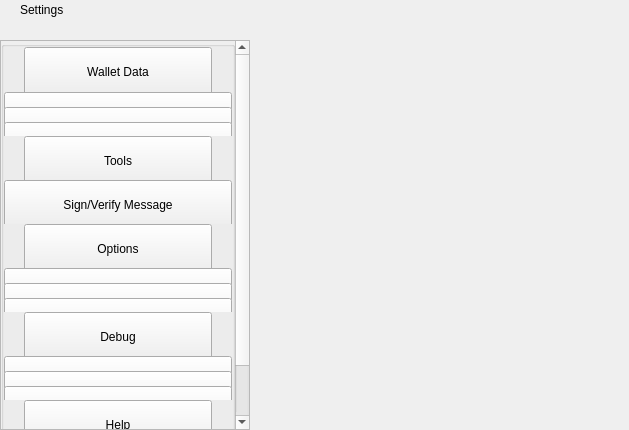
<?xml version="1.0" encoding="UTF-8"?>
<ui version="4.0">
 <class>SettingsWidget</class>
 <widget class="QWidget" name="SettingsWidget">
  <property name="geometry">
   <rect>
    <x>0</x>
    <y>0</y>
    <width>629</width>
    <height>430</height>
   </rect>
  </property>
  <property name="windowTitle">
   <string>Form</string>
  </property>
  <layout class="QHBoxLayout" name="horizontalLayout" stretch="1,2">
   <property name="spacing">
    <number>0</number>
   </property>
   <property name="leftMargin">
    <number>0</number>
   </property>
   <property name="topMargin">
    <number>0</number>
   </property>
   <property name="rightMargin">
    <number>0</number>
   </property>
   <property name="bottomMargin">
    <number>0</number>
   </property>
   <item>
    <widget class="QWidget" name="left" native="true">
     <property name="minimumSize">
      <size>
       <width>250</width>
       <height>0</height>
      </size>
     </property>
     <layout class="QVBoxLayout" name="verticalLayout">
      <property name="leftMargin">
       <number>0</number>
      </property>
      <property name="topMargin">
       <number>0</number>
      </property>
      <property name="rightMargin">
       <number>0</number>
      </property>
      <property name="bottomMargin">
       <number>0</number>
      </property>
      <item>
       <layout class="QVBoxLayout" name="verticalLayout_1">
        <property name="spacing">
         <number>0</number>
        </property>
        <item>
         <widget class="QWidget" name="titleMenuList" native="true">
          <property name="maximumSize">
           <size>
            <width>16777215</width>
            <height>30</height>
           </size>
          </property>
          <layout class="QHBoxLayout" name="horizontalLayout_1">
           <property name="spacing">
            <number>0</number>
           </property>
           <property name="leftMargin">
            <number>20</number>
           </property>
           <property name="topMargin">
            <number>0</number>
           </property>
           <property name="rightMargin">
            <number>20</number>
           </property>
           <property name="bottomMargin">
            <number>0</number>
           </property>
           <item>
            <widget class="QLabel" name="labelTitle">
             <property name="text">
              <string>Settings</string>
             </property>
            </widget>
           </item>
           <item>
            <spacer name="horizontalSpacer">
             <property name="orientation">
              <enum>Qt::Horizontal</enum>
             </property>
             <property name="sizeHint" stdset="0">
              <size>
               <width>40</width>
               <height>20</height>
              </size>
             </property>
            </spacer>
           </item>
          </layout>
         </widget>
        </item>
        <item>
         <spacer name="verticalSpacer_2">
          <property name="orientation">
           <enum>Qt::Vertical</enum>
          </property>
          <property name="sizeType">
           <enum>QSizePolicy::Fixed</enum>
          </property>
          <property name="sizeHint" stdset="0">
           <size>
            <width>20</width>
            <height>20</height>
           </size>
          </property>
         </spacer>
        </item>
        <item>
         <layout class="QVBoxLayout" name="verticalLayout_2">
          <item>
           <widget class="QScrollArea" name="scrollArea">
            <property name="sizePolicy">
             <sizepolicy hsizetype="Expanding" vsizetype="MinimumExpanding">
              <horstretch>0</horstretch>
              <verstretch>0</verstretch>
             </sizepolicy>
            </property>
            <property name="styleSheet">
             <string notr="true"/>
            </property>
            <property name="horizontalScrollBarPolicy">
             <enum>Qt::ScrollBarAlwaysOff</enum>
            </property>
            <property name="sizeAdjustPolicy">
             <enum>QAbstractScrollArea::AdjustIgnored</enum>
            </property>
            <property name="widgetResizable">
             <bool>true</bool>
            </property>
            <property name="alignment">
             <set>Qt::AlignLeading|Qt::AlignLeft|Qt::AlignTop</set>
            </property>
            <widget class="QWidget" name="scrollAreaWidgetContents">
             <property name="geometry">
              <rect>
               <x>0</x>
               <y>-68</y>
               <width>230</width>
               <height>452</height>
              </rect>
             </property>
             <property name="sizePolicy">
              <sizepolicy hsizetype="Preferred" vsizetype="MinimumExpanding">
               <horstretch>0</horstretch>
               <verstretch>0</verstretch>
              </sizepolicy>
             </property>
             <property name="maximumSize">
              <size>
               <width>16777215</width>
               <height>650</height>
              </size>
             </property>
             <property name="autoFillBackground">
              <bool>true</bool>
             </property>
             <layout class="QVBoxLayout" name="verticalLayout_3">
              <property name="spacing">
               <number>0</number>
              </property>
              <property name="sizeConstraint">
               <enum>QLayout::SetDefaultConstraint</enum>
              </property>
              <property name="leftMargin">
               <number>0</number>
              </property>
              <property name="topMargin">
               <number>0</number>
              </property>
              <property name="rightMargin">
               <number>0</number>
              </property>
              <property name="bottomMargin">
               <number>0</number>
              </property>
              <item>
               <layout class="QVBoxLayout" name="verticalLayout_4">
                <property name="spacing">
                 <number>0</number>
                </property>
                <item alignment="Qt::AlignTop">
                 <widget class="QGroupBox" name="groupBox">
                  <property name="sizePolicy">
                   <sizepolicy hsizetype="Preferred" vsizetype="MinimumExpanding">
                    <horstretch>0</horstretch>
                    <verstretch>0</verstretch>
                   </sizepolicy>
                  </property>
                  <property name="maximumSize">
                   <size>
                    <width>16777215</width>
                    <height>450</height>
                   </size>
                  </property>
                  <property name="title">
                   <string/>
                  </property>
                  <layout class="QVBoxLayout" name="verticalLayout_5">
                   <property name="spacing">
                    <number>0</number>
                   </property>
                   <property name="leftMargin">
                    <number>0</number>
                   </property>
                   <property name="topMargin">
                    <number>0</number>
                   </property>
                   <property name="rightMargin">
                    <number>0</number>
                   </property>
                   <property name="bottomMargin">
                    <number>0</number>
                   </property>
                   <item>
                    <widget class="QWidget" name="menuFileContainer" native="true">
                     <property name="maximumSize">
                      <size>
                       <width>16777215</width>
                       <height>160</height>
                      </size>
                     </property>
                     <layout class="QHBoxLayout" name="horizontalLayout_2">
                      <property name="spacing">
                       <number>0</number>
                      </property>
                      <property name="leftMargin">
                       <number>20</number>
                      </property>
                      <property name="topMargin">
                       <number>0</number>
                      </property>
                      <property name="rightMargin">
                       <number>20</number>
                      </property>
                      <property name="bottomMargin">
                       <number>0</number>
                      </property>
                      <item alignment="Qt::AlignTop">
                       <widget class="QPushButton" name="pushButtonFile">
                        <property name="minimumSize">
                         <size>
                          <width>0</width>
                          <height>50</height>
                         </size>
                        </property>
                        <property name="maximumSize">
                         <size>
                          <width>16777215</width>
                          <height>50</height>
                         </size>
                        </property>
                        <property name="focusPolicy">
                         <enum>Qt::NoFocus</enum>
                        </property>
                        <property name="text">
                         <string>Wallet Data</string>
                        </property>
                        <property name="checkable">
                         <bool>true</bool>
                        </property>
                        <property name="autoExclusive">
                         <bool>false</bool>
                        </property>
                       </widget>
                      </item>
                     </layout>
                    </widget>
                   </item>
                   <item>
                    <widget class="QWidget" name="fileButtonsWidget" native="true">
                     <property name="maximumSize">
                      <size>
                       <width>16777215</width>
                       <height>165</height>
                      </size>
                     </property>
                     <layout class="QVBoxLayout" name="verticalLayout_6">
                      <property name="spacing">
                       <number>0</number>
                      </property>
                      <property name="leftMargin">
                       <number>0</number>
                      </property>
                      <property name="topMargin">
                       <number>0</number>
                      </property>
                      <property name="rightMargin">
                       <number>0</number>
                      </property>
                      <property name="bottomMargin">
                       <number>0</number>
                      </property>
                      <item>
                       <widget class="QPushButton" name="pushButtonFile2">
                        <property name="minimumSize">
                         <size>
                          <width>0</width>
                          <height>50</height>
                         </size>
                        </property>
                        <property name="maximumSize">
                         <size>
                          <width>16777215</width>
                          <height>50</height>
                         </size>
                        </property>
                        <property name="focusPolicy">
                         <enum>Qt::NoFocus</enum>
                        </property>
                        <property name="text">
                         <string>Wallet</string>
                        </property>
                        <property name="checkable">
                         <bool>true</bool>
                        </property>
                        <property name="autoExclusive">
                         <bool>false</bool>
                        </property>
                       </widget>
                      </item>
                      <item>
                       <widget class="QPushButton" name="pushButtonFile3">
                        <property name="minimumSize">
                         <size>
                          <width>0</width>
                          <height>50</height>
                         </size>
                        </property>
                        <property name="maximumSize">
                         <size>
                          <width>16777215</width>
                          <height>50</height>
                         </size>
                        </property>
                        <property name="focusPolicy">
                         <enum>Qt::NoFocus</enum>
                        </property>
                        <property name="text">
                         <string>Multisend</string>
                        </property>
                        <property name="checkable">
                         <bool>true</bool>
                        </property>
                        <property name="autoExclusive">
                         <bool>false</bool>
                        </property>
                       </widget>
                      </item>
                      <item>
                       <widget class="QPushButton" name="pushButtonExportCsv">
                        <property name="minimumSize">
                         <size>
                          <width>0</width>
                          <height>50</height>
                         </size>
                        </property>
                        <property name="maximumSize">
                         <size>
                          <width>16777215</width>
                          <height>50</height>
                         </size>
                        </property>
                        <property name="focusPolicy">
                         <enum>Qt::NoFocus</enum>
                        </property>
                        <property name="text">
                         <string>Export Accounting</string>
                        </property>
                        <property name="checkable">
                         <bool>true</bool>
                        </property>
                        <property name="autoExclusive">
                         <bool>false</bool>
                        </property>
                       </widget>
                      </item>
                     </layout>
                    </widget>
                   </item>
                   <item>
                    <widget class="QWidget" name="menuToolsContainer" native="true">
                     <property name="maximumSize">
                      <size>
                       <width>16777215</width>
                       <height>160</height>
                      </size>
                     </property>
                     <layout class="QHBoxLayout" name="horizontalLayout_3">
                      <property name="spacing">
                       <number>0</number>
                      </property>
                      <property name="leftMargin">
                       <number>20</number>
                      </property>
                      <property name="topMargin">
                       <number>0</number>
                      </property>
                      <property name="rightMargin">
                       <number>20</number>
                      </property>
                      <property name="bottomMargin">
                       <number>0</number>
                      </property>
                      <item alignment="Qt::AlignTop">
                       <widget class="QPushButton" name="pushButtonConfiguration">
                        <property name="minimumSize">
                         <size>
                          <width>0</width>
                          <height>50</height>
                         </size>
                        </property>
                        <property name="maximumSize">
                         <size>
                          <width>16777215</width>
                          <height>50</height>
                         </size>
                        </property>
                        <property name="focusPolicy">
                         <enum>Qt::NoFocus</enum>
                        </property>
                        <property name="text">
                         <string>Tools</string>
                        </property>
                        <property name="checkable">
                         <bool>true</bool>
                        </property>
                        <property name="autoExclusive">
                         <bool>false</bool>
                        </property>
                       </widget>
                      </item>
                     </layout>
                    </widget>
                   </item>
                   <item>
                    <widget class="QWidget" name="configurationButtonsWidget" native="true">
                     <property name="maximumSize">
                      <size>
                       <width>16777215</width>
                       <height>105</height>
                      </size>
                     </property>
                     <layout class="QVBoxLayout" name="verticalLayout_7">
                      <property name="spacing">
                       <number>0</number>
                      </property>
                      <property name="leftMargin">
                       <number>0</number>
                      </property>
                      <property name="topMargin">
                       <number>0</number>
                      </property>
                      <property name="rightMargin">
                       <number>0</number>
                      </property>
                      <property name="bottomMargin">
                       <number>0</number>
                      </property>
                      <item>
                       <widget class="QPushButton" name="pushButtonConfiguration4">
                        <property name="minimumSize">
                         <size>
                          <width>0</width>
                          <height>50</height>
                         </size>
                        </property>
                        <property name="maximumSize">
                         <size>
                          <width>16777215</width>
                          <height>50</height>
                         </size>
                        </property>
                        <property name="focusPolicy">
                         <enum>Qt::NoFocus</enum>
                        </property>
                        <property name="text">
                         <string>Sign/Verify Message</string>
                        </property>
                        <property name="checkable">
                         <bool>true</bool>
                        </property>
                        <property name="autoExclusive">
                         <bool>false</bool>
                        </property>
                       </widget>
                      </item>
                     </layout>
                    </widget>
                   </item>
                   <item>
                    <layout class="QHBoxLayout" name="horizontalLayout_4">
                     <property name="spacing">
                      <number>0</number>
                     </property>
                     <property name="leftMargin">
                      <number>20</number>
                     </property>
                     <property name="rightMargin">
                      <number>20</number>
                     </property>
                     <item alignment="Qt::AlignTop">
                      <widget class="QPushButton" name="pushButtonOptions">
                       <property name="minimumSize">
                        <size>
                         <width>0</width>
                         <height>50</height>
                        </size>
                       </property>
                       <property name="maximumSize">
                        <size>
                         <width>16777215</width>
                         <height>50</height>
                        </size>
                       </property>
                       <property name="focusPolicy">
                        <enum>Qt::NoFocus</enum>
                       </property>
                       <property name="text">
                        <string>Options</string>
                       </property>
                       <property name="checkable">
                        <bool>true</bool>
                       </property>
                       <property name="autoExclusive">
                        <bool>false</bool>
                       </property>
                      </widget>
                     </item>
                    </layout>
                   </item>
                   <item>
                    <widget class="QWidget" name="optionsButtonsWidget" native="true">
                     <property name="maximumSize">
                      <size>
                       <width>16777215</width>
                       <height>160</height>
                      </size>
                     </property>
                     <layout class="QVBoxLayout" name="verticalLayout_8">
                      <property name="spacing">
                       <number>0</number>
                      </property>
                      <property name="leftMargin">
                       <number>0</number>
                      </property>
                      <property name="topMargin">
                       <number>0</number>
                      </property>
                      <property name="rightMargin">
                       <number>0</number>
                      </property>
                      <property name="bottomMargin">
                       <number>0</number>
                      </property>
                      <item>
                       <widget class="QPushButton" name="pushButtonOptions1">
                        <property name="minimumSize">
                         <size>
                          <width>0</width>
                          <height>50</height>
                         </size>
                        </property>
                        <property name="maximumSize">
                         <size>
                          <width>16777215</width>
                          <height>50</height>
                         </size>
                        </property>
                        <property name="focusPolicy">
                         <enum>Qt::NoFocus</enum>
                        </property>
                        <property name="text">
                         <string>Main</string>
                        </property>
                        <property name="checkable">
                         <bool>true</bool>
                        </property>
                        <property name="checked">
                         <bool>false</bool>
                        </property>
                        <property name="autoExclusive">
                         <bool>false</bool>
                        </property>
                       </widget>
                      </item>
                      <item>
                       <widget class="QPushButton" name="pushButtonOptions2">
                        <property name="minimumSize">
                         <size>
                          <width>0</width>
                          <height>50</height>
                         </size>
                        </property>
                        <property name="maximumSize">
                         <size>
                          <width>16777215</width>
                          <height>50</height>
                         </size>
                        </property>
                        <property name="focusPolicy">
                         <enum>Qt::NoFocus</enum>
                        </property>
                        <property name="text">
                         <string>Wallet</string>
                        </property>
                        <property name="checkable">
                         <bool>true</bool>
                        </property>
                        <property name="autoExclusive">
                         <bool>false</bool>
                        </property>
                       </widget>
                      </item>
                      <item>
                       <widget class="QPushButton" name="pushButtonOptions5">
                        <property name="minimumSize">
                         <size>
                          <width>0</width>
                          <height>50</height>
                         </size>
                        </property>
                        <property name="maximumSize">
                         <size>
                          <width>16777215</width>
                          <height>50</height>
                         </size>
                        </property>
                        <property name="focusPolicy">
                         <enum>Qt::NoFocus</enum>
                        </property>
                        <property name="text">
                         <string>Display</string>
                        </property>
                        <property name="checkable">
                         <bool>true</bool>
                        </property>
                        <property name="autoExclusive">
                         <bool>false</bool>
                        </property>
                       </widget>
                      </item>
                     </layout>
                    </widget>
                   </item>
                   <item>
                    <layout class="QHBoxLayout" name="horizontalTools">
                     <property name="spacing">
                      <number>0</number>
                     </property>
                     <property name="leftMargin">
                      <number>20</number>
                     </property>
                     <property name="rightMargin">
                      <number>20</number>
                     </property>
                     <item alignment="Qt::AlignTop">
                      <widget class="QPushButton" name="pushButtonTools">
                       <property name="minimumSize">
                        <size>
                         <width>0</width>
                         <height>50</height>
                        </size>
                       </property>
                       <property name="maximumSize">
                        <size>
                         <width>16777215</width>
                         <height>50</height>
                        </size>
                       </property>
                       <property name="focusPolicy">
                        <enum>Qt::NoFocus</enum>
                       </property>
                       <property name="text">
                        <string>Debug</string>
                       </property>
                       <property name="checkable">
                        <bool>true</bool>
                       </property>
                       <property name="autoExclusive">
                        <bool>false</bool>
                       </property>
                      </widget>
                     </item>
                    </layout>
                   </item>
                   <item>
                    <widget class="QWidget" name="toolsButtonsWidget" native="true">
                     <property name="maximumSize">
                      <size>
                       <width>16777215</width>
                       <height>160</height>
                      </size>
                     </property>
                     <layout class="QVBoxLayout" name="verticalTools_11">
                      <property name="spacing">
                       <number>0</number>
                      </property>
                      <property name="leftMargin">
                       <number>0</number>
                      </property>
                      <property name="topMargin">
                       <number>0</number>
                      </property>
                      <property name="rightMargin">
                       <number>0</number>
                      </property>
                      <property name="bottomMargin">
                       <number>0</number>
                      </property>
                      <item>
                       <widget class="QPushButton" name="pushButtonTools1">
                        <property name="minimumSize">
                         <size>
                          <width>0</width>
                          <height>50</height>
                         </size>
                        </property>
                        <property name="maximumSize">
                         <size>
                          <width>16777215</width>
                          <height>50</height>
                         </size>
                        </property>
                        <property name="focusPolicy">
                         <enum>Qt::NoFocus</enum>
                        </property>
                        <property name="text">
                         <string>Information</string>
                        </property>
                        <property name="checkable">
                         <bool>true</bool>
                        </property>
                        <property name="checked">
                         <bool>false</bool>
                        </property>
                        <property name="autoExclusive">
                         <bool>false</bool>
                        </property>
                       </widget>
                      </item>
                      <item>
                       <widget class="QPushButton" name="pushButtonTools2">
                        <property name="minimumSize">
                         <size>
                          <width>0</width>
                          <height>50</height>
                         </size>
                        </property>
                        <property name="maximumSize">
                         <size>
                          <width>16777215</width>
                          <height>50</height>
                         </size>
                        </property>
                        <property name="focusPolicy">
                         <enum>Qt::NoFocus</enum>
                        </property>
                        <property name="text">
                         <string>Console</string>
                        </property>
                        <property name="checkable">
                         <bool>true</bool>
                        </property>
                        <property name="autoExclusive">
                         <bool>false</bool>
                        </property>
                       </widget>
                      </item>
                      <item>
                       <widget class="QPushButton" name="pushButtonTools5">
                        <property name="minimumSize">
                         <size>
                          <width>0</width>
                          <height>50</height>
                         </size>
                        </property>
                        <property name="maximumSize">
                         <size>
                          <width>16777215</width>
                          <height>50</height>
                         </size>
                        </property>
                        <property name="focusPolicy">
                         <enum>Qt::NoFocus</enum>
                        </property>
                        <property name="text">
                         <string>Wallet Repair</string>
                        </property>
                        <property name="checkable">
                         <bool>true</bool>
                        </property>
                        <property name="autoExclusive">
                         <bool>false</bool>
                        </property>
                       </widget>
                      </item>
                     </layout>
                    </widget>
                   </item>
                   <item>
                    <layout class="QHBoxLayout" name="horizontalHelp">
                     <property name="spacing">
                      <number>0</number>
                     </property>
                     <property name="leftMargin">
                      <number>20</number>
                     </property>
                     <property name="rightMargin">
                      <number>20</number>
                     </property>
                     <item alignment="Qt::AlignTop">
                      <widget class="QPushButton" name="pushButtonHelp">
                       <property name="minimumSize">
                        <size>
                         <width>0</width>
                         <height>50</height>
                        </size>
                       </property>
                       <property name="maximumSize">
                        <size>
                         <width>16777215</width>
                         <height>50</height>
                        </size>
                       </property>
                       <property name="focusPolicy">
                        <enum>Qt::NoFocus</enum>
                       </property>
                       <property name="text">
                        <string>Help</string>
                       </property>
                       <property name="checkable">
                        <bool>true</bool>
                       </property>
                       <property name="autoExclusive">
                        <bool>false</bool>
                       </property>
                      </widget>
                     </item>
                    </layout>
                   </item>
                   <item>
                    <widget class="QWidget" name="helpButtonsWidget" native="true">
                     <property name="maximumSize">
                      <size>
                       <width>16777215</width>
                       <height>100</height>
                      </size>
                     </property>
                     <layout class="QVBoxLayout" name="verticalHelp">
                      <property name="spacing">
                       <number>0</number>
                      </property>
                      <property name="leftMargin">
                       <number>0</number>
                      </property>
                      <property name="topMargin">
                       <number>0</number>
                      </property>
                      <property name="rightMargin">
                       <number>0</number>
                      </property>
                      <property name="bottomMargin">
                       <number>0</number>
                      </property>
                      <item>
                       <widget class="QPushButton" name="pushButtonHelp1">
                        <property name="minimumSize">
                         <size>
                          <width>0</width>
                          <height>50</height>
                         </size>
                        </property>
                        <property name="maximumSize">
                         <size>
                          <width>16777215</width>
                          <height>50</height>
                         </size>
                        </property>
                        <property name="focusPolicy">
                         <enum>Qt::NoFocus</enum>
                        </property>
                        <property name="text">
                         <string>FAQ</string>
                        </property>
                        <property name="checkable">
                         <bool>false</bool>
                        </property>
                        <property name="checked">
                         <bool>false</bool>
                        </property>
                        <property name="autoExclusive">
                         <bool>false</bool>
                        </property>
                       </widget>
                      </item>
                      <item>
                       <widget class="QPushButton" name="pushButtonHelp2">
                        <property name="minimumSize">
                         <size>
                          <width>0</width>
                          <height>50</height>
                         </size>
                        </property>
                        <property name="maximumSize">
                         <size>
                          <width>16777215</width>
                          <height>50</height>
                         </size>
                        </property>
                        <property name="focusPolicy">
                         <enum>Qt::NoFocus</enum>
                        </property>
                        <property name="text">
                         <string>About SchillingCoin</string>
                        </property>
                        <property name="checkable">
                         <bool>false</bool>
                        </property>
                        <property name="autoExclusive">
                         <bool>false</bool>
                        </property>
                       </widget>
                      </item>
                     </layout>
                    </widget>
                   </item>
                  </layout>
                 </widget>
                </item>
               </layout>
              </item>
             </layout>
            </widget>
           </widget>
          </item>
         </layout>
        </item>
       </layout>
      </item>
     </layout>
    </widget>
   </item>
   <item>
    <widget class="QWidget" name="right" native="true">
     <layout class="QVBoxLayout" name="verticalLayout_9">
      <property name="leftMargin">
       <number>0</number>
      </property>
      <property name="topMargin">
       <number>0</number>
      </property>
      <property name="rightMargin">
       <number>0</number>
      </property>
      <property name="bottomMargin">
       <number>0</number>
      </property>
      <item>
       <layout class="QVBoxLayout" name="verticalLayout_10">
        <property name="spacing">
         <number>6</number>
        </property>
        <item>
         <layout class="QVBoxLayout" name="verticalLayout_11">
          <item>
           <widget class="QStackedWidget" name="stackedWidgetContainer"/>
          </item>
         </layout>
        </item>
       </layout>
      </item>
     </layout>
    </widget>
   </item>
  </layout>
 </widget>
 <resources/>
 <connections/>
</ui>
